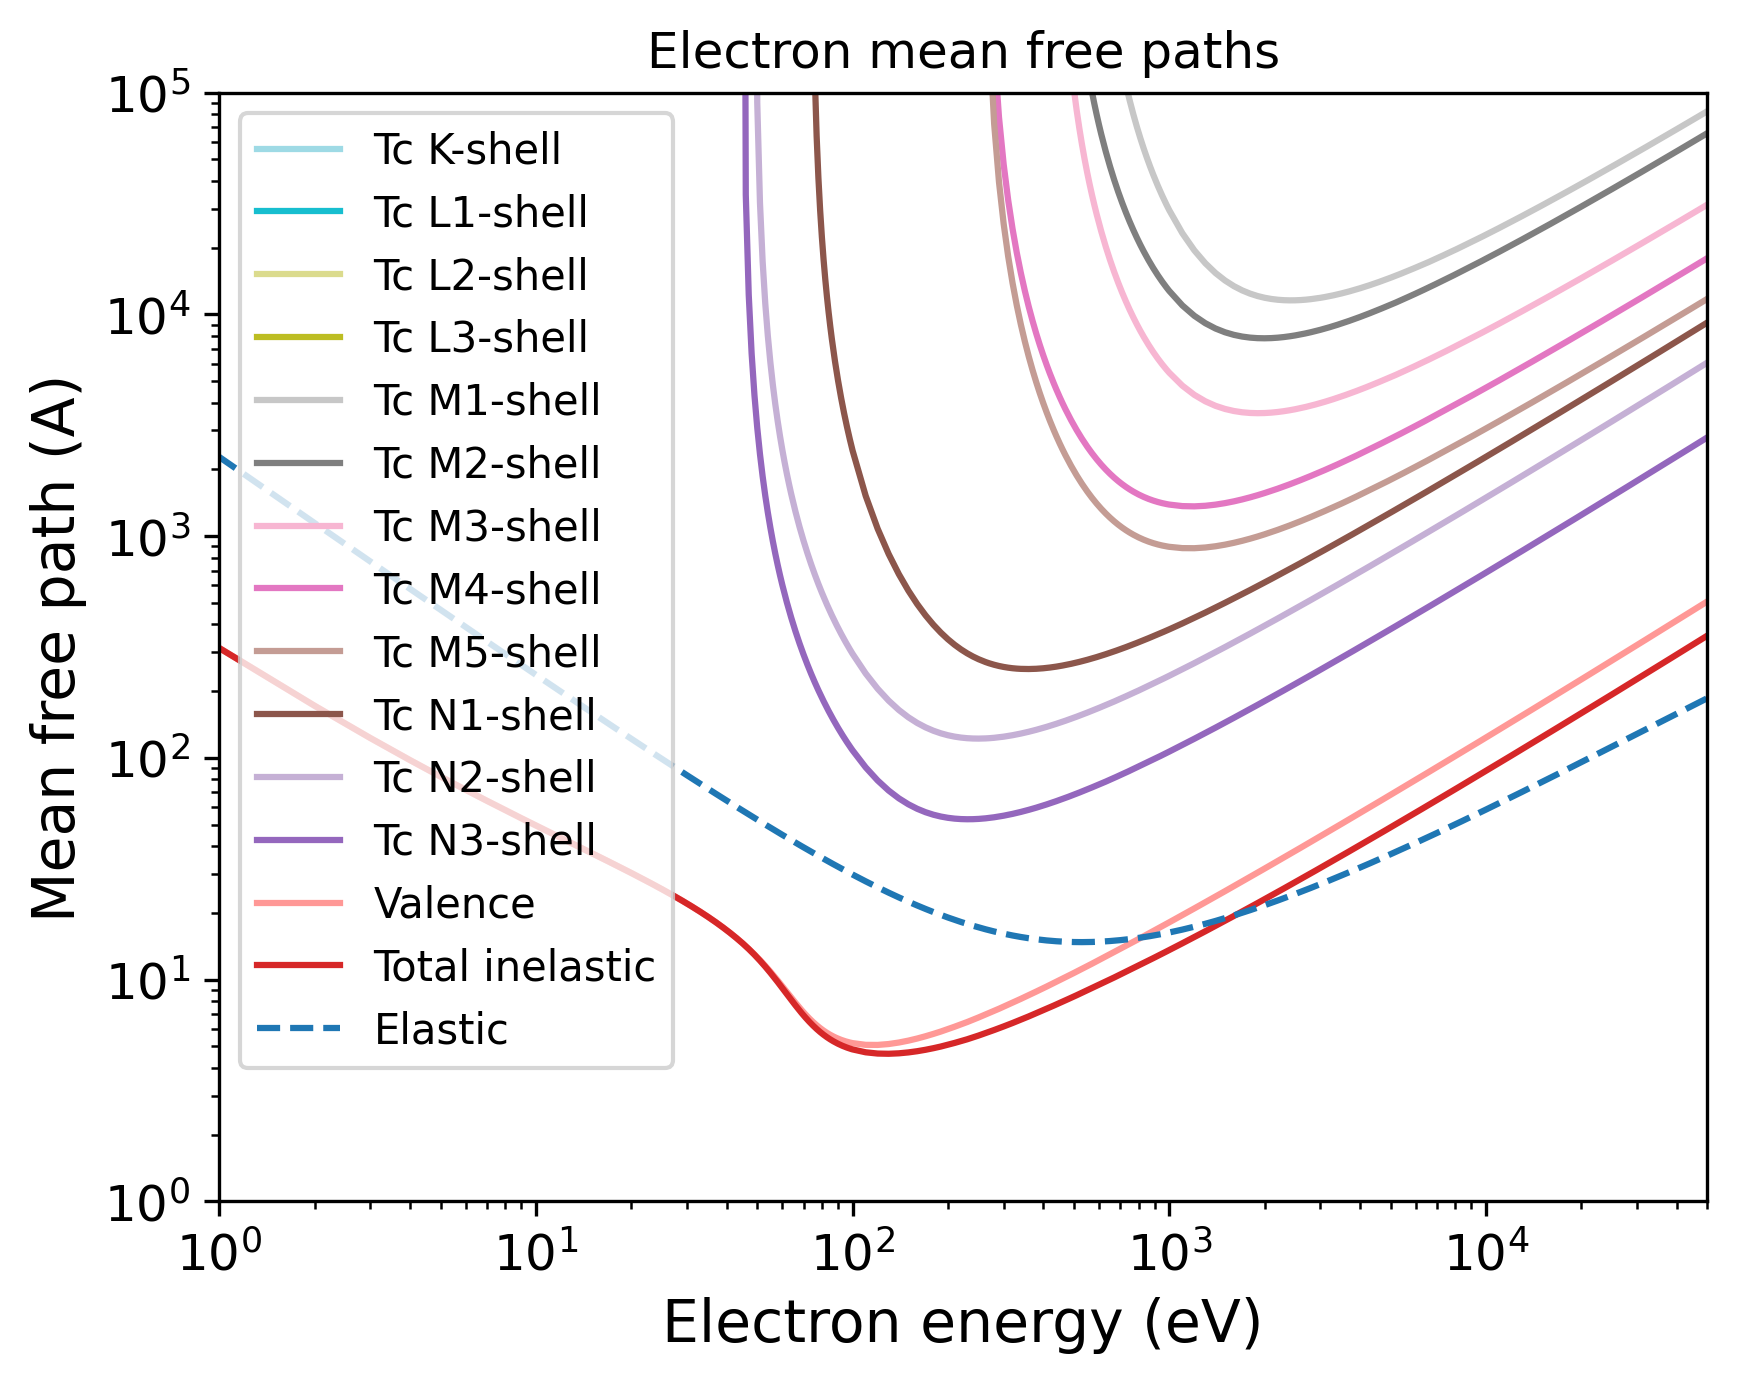

Recreate this plot in Python.
import pandas as pd
import numpy as np
import matplotlib.pyplot as plt
import matplotlib.cm as cm
# Set the format:
plt.xlabel("Electron energy (eV)", fontsize=14)
plt.ylabel("Mean free path (A)", fontsize=14)
plt.xticks(fontsize=12)
plt.yticks(fontsize=12)
plt.grid(False)
# Set the axes:
# Read the output file:
df = pd.read_csv(r"OUTPUT_Tc_Electron_IMFP.dat", sep=r'\s+', header=None, comment="#", skipinitialspace=True)
plt.xscale("log")
plt.yscale("log")
# Prepare the plot:
columns_to_plot = [ 1, 2, 3, 4, 5, 6, 7, 8, 9, 10, 11, 12, 13, 14]
labels = [ "Tc K-shell", "Tc L1-shell", "Tc L2-shell", "Tc L3-shell", "Tc M1-shell", "Tc M2-shell", "Tc M3-shell", "Tc M4-shell", "Tc M5-shell", "Tc N1-shell", "Tc N2-shell", "Tc N3-shell", "Valence", "Total inelastic"]
# Create N distinct colors from a colormap
N = len(columns_to_plot)
colors = plt.cm.tab20(np.linspace(1, 0, 20))
# Set line styles:
linestyles = [ "-", "-", "-", "-", "-", "-", "-", "-", "-", "-", "-", "-", "-", "-"]
for i, col in enumerate(columns_to_plot):
    color = colors[i % len(colors)]
    ls    = linestyles[i % len(linestyles)]
    label = labels[i % len(labels)]
    plt.plot(df.iloc[:, 0], df.iloc[:, col],
    color=color,
    label=label,
    linestyle=ls)
# Add a curve from the second file
df2 = pd.read_csv(r"OUTPUT_Tc_Electron_EMFP.dat", sep=r'\s+', header=None, comment="#", skipinitialspace=True)
columns_to_plot2 = [ 2]
labels2 = [ "Elastic"]
# Create second part of the plot:
for col, label in zip(columns_to_plot2, labels2):
    plt.plot(df2.iloc[:, 0], df2.iloc[:, col], label=label, linestyle="--")
plt.xlim(1.00000000,50000.00000000)
plt.ylim(1.00000000,100000.00000000)
plt.title("Electron mean free paths")
plt.legend(loc="best", fontsize=10)
# Save the plot in this format:
plt.savefig("OUTPUT_MFP_electron.png", dpi=300, bbox_inches="tight")
